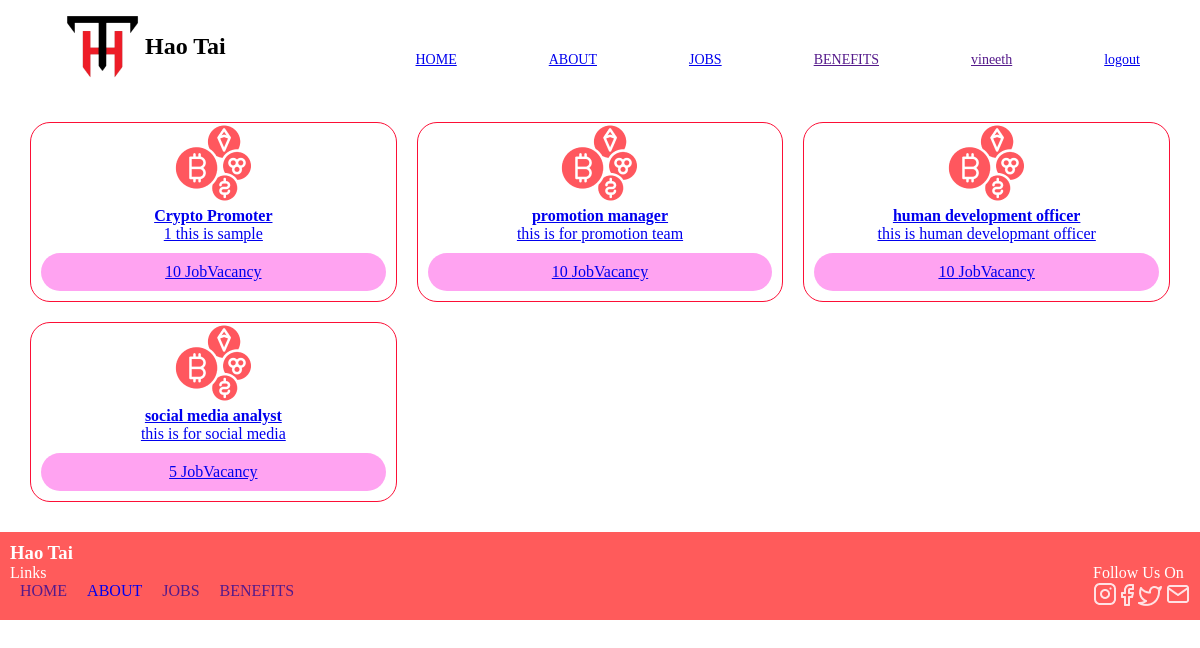
The app's page /job/ (signed in) with its own data.
### web/models.py (models this page shows, shortened)
class jobs(models.Model):
    title = models.CharField(max_length=30)
    description =models.TextField()
    no_of_vacancy = models.IntegerField()
    images = models.ImageField(upload_to = 'jobimages')
    experience = models.TextField()
    documents =models.TextField()
    skills = models.TextField()
    language = models.TextField()
    salary = models.TextField()
    age = models.TextField()
    cat = models.ForeignKey('categories',on_delete=models.CASCADE,related_name='jobs')

### web/views.py (the view)
# urls.py: path('job/',views.job, name = "job"),
def job(request,id=None):
    if id:
        categ = get_object_or_404(categories,id=id)
        joy = jobs.objects.filter(cat=categ)
        context = {
            'jo' : joy,
        }
        return render(request,'job.html',context)
    else:
        joy = jobs.objects.all()
        context = {
            'jo' : joy,
        }
        return render(request,'job.html',context)

### templates/job.html (shortened to what this page needs)
{%extends 'base.html'%}
{%load static%}
{%block content%}
    <section class="fullbox">
            <div class="subbox">
                {% for job in jo %}
                <div class="singlebox">
                    <img src="../static/images/cryptocurrencies 1.png" alt="">
                    <a href="{% url 'crptojob' job.pk %}"><h4>{{job.title}}</h4>
                    <p>{{job.description}}</p>
                        <p class="inner">{{job.no_of_vacancy}} JobVacancy</p></a>
                </div>
                {%endfor%}
            </div>
            {%endblock%}

### templates/base.html (shortened to what this page needs)
<!DOCTYPE html>
<html lang="en">
<head>
    {%load static%}
    <link rel="stylesheet" href="{% static 'style.css'%}">
</head>
<body>
    <header class="main container">
            <div class="submain" >
                <img src="../static/images/logo 1.png">
                <h2 >Hao Tai</h2>
            </div>
            <div class="navlink" >
                <ul>
                    <li><a href="{% url 'home'%}">HOME</a></li>
                    <li><a href="{% url 'about'%}">ABOUT</a></li>
                    <li><a href="{% url 'job'%}">JOBS</a></li>
                    <li><a href="">BENEFITS</a></li>
                    {% if request.user.is_authenticated %}
                    <li><a href="">{{request.user.username}}</a></li>
                    <li><a href="{%url 'signout'%}">logout</a></li>
                    {%else%}
                    <li><a href="{% url 'signin'%}">LOGIN</a></li>
                    <li><a href="{% url 'signup'%}">SIGN UP</a></li>
                    {%endif%}
                </ul>
            </div>
    </header>
    {% block content %}
    {%endblock%}
    <section class="footer" >
        <h3>Hao Tai</h3>
        <div id="bottomdiv">
            <div class="footerleft">
                <p>Links</p>
                <ul>
                    <li><a href="">HOME</a></li>
                    <li><a href="./about.html">ABOUT</a></li>
                    <li><a href="">JOBS</a></li>
                    <li><a href="">BENEFITS</a></li>
                </ul>
            </div>
            <div class="footerright">
                <p>Follow Us On</p>
                <div>
                    <img src="../static/images/instagram.png" alt="">
                    <img src="../static/images/Vector(1).png" alt="">
                    <img src="../static/images/Vector(2).png" alt="">
                    <img src="../static/images/mail.png" alt="">
                </div>
            </div>
        </div>
    </section>
</body>
</html>

### static/style.css (style rules this page uses)
* { margin: 0; padding: 0; }
.container { padding-left: 5%; padding-right: 5%; margin: 0 auto; }
header { display: flex; align-items: center; justify-content: space-between; padding-top: 10px; padding-bottom: 10px; }
.submain { display: flex; align-items: center; }
.main ul { display: flex; justify-content: center; align-items: center; gap: 30px; }
.main li { list-style: none; margin-left: 62px; margin-top: 27px; font-size: 14px; }
.container { display: flex; }
.fullbox { display: grid; }
.subbox { display: grid; grid-template-columns: repeat(6,1fr); margin: 10px; padding: 20px; gap: 20px; }
.singlebox { justify-content: center; text-align: center; border: 1px solid rgb(252, 15, 54); border-radius: 20px; grid-column: span 2; }
.inner { background-color: rgb(255, 163, 241); border-radius: 20px; margin: 10px; padding: 10px; }
.footer { color: white; padding: 10px; background-color: rgb(255, 91, 91) }
.footer ul li a { text-decoration: none; margin: 10px; }
.footer ul { list-style: none; }
#bottomdiv { display: grid; grid-template-columns: repeat(2,1fr); }
.footerleft ul { display: flex; }
#bottomdiv .footerright { justify-self: end; align-self: center; }

### records on screen
jobs: title "Crypto Promoter", description "1 this is sample", no_of_vacancy "10"
jobs: title "promotion manager", description "this is for promotion team", no_of_vacancy "10"
jobs: title "human development officer", description "this is human developmant officer", no_of_vacancy "10"
jobs: title "social media analyst", description "this is for social media", no_of_vacancy "5"

### other values on screen
{{ request.user.username }} "vineeth"
